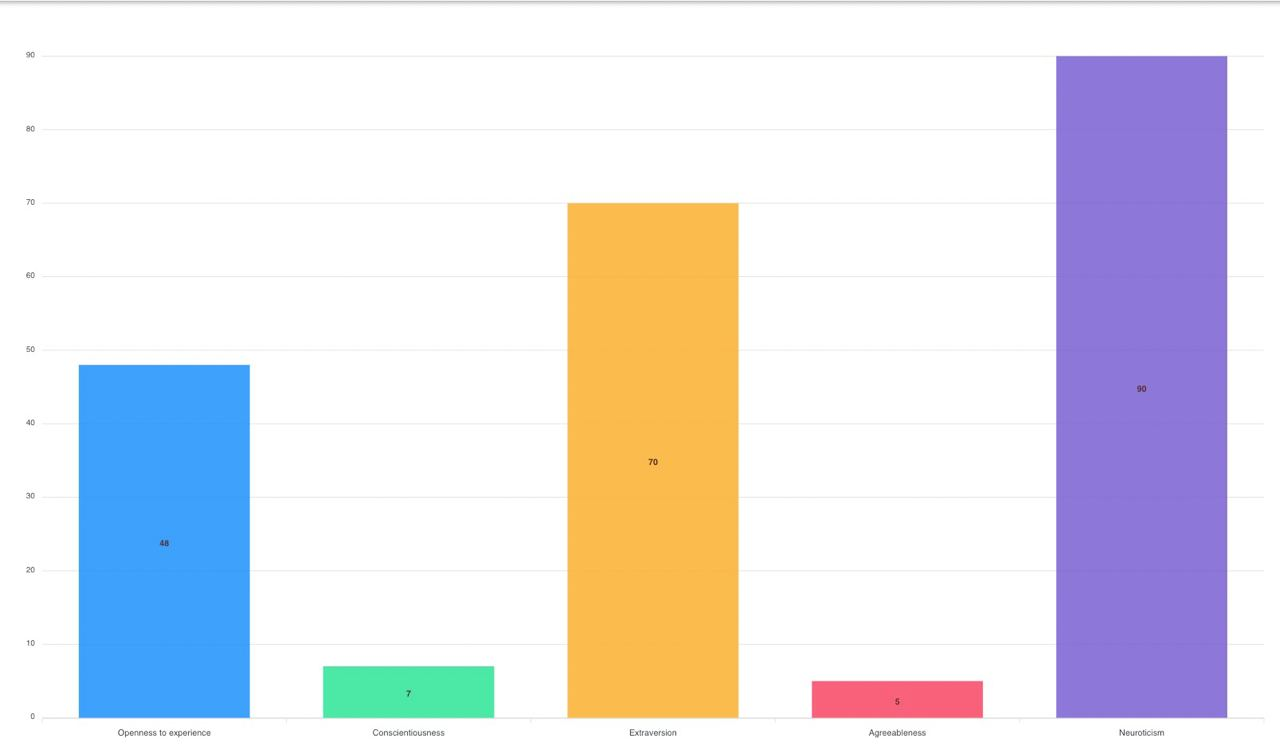
//> input picture source/2024-02-05 13.47.36.jpg, 1280 x 754 px
$ ./main   (built with g++ and OpenCV 4)
//> lines starting //> are read from the running program, lines starting //| are printed output that depends on the picture; after the words box and inside, x2 and y2 are one past the last pixel; in counts of white or black regions, pixels touching at a corner belong together
#include <opencv2/opencv.hpp>
#include <iostream>

const int SIZE = 10;

int main() {
    // Путь к файлу изображения; настройте его в соответствии с вашим окружением
    std::string imagePath = "source/2024-02-05 13.47.36.jpg";

    // Загрузка изображения
    cv::Mat image = cv::imread(imagePath, cv::IMREAD_COLOR);
//> image is the input picture: 754 rows x 1280 cols, CV_8UC3; mean B, G, R 231.6, 225, 226.7

    if(image.empty()) // Проверка на неудачную загрузку
    {
        std::cout << "Could not open or find the image" << std::endl;
        std::cin.get(); // Ожидание нажатия клавиши
        return -1;
    }

    // Переворачиваем изображение
    cv::Mat flippedImage;
    cv::flip(image, flippedImage, 0);
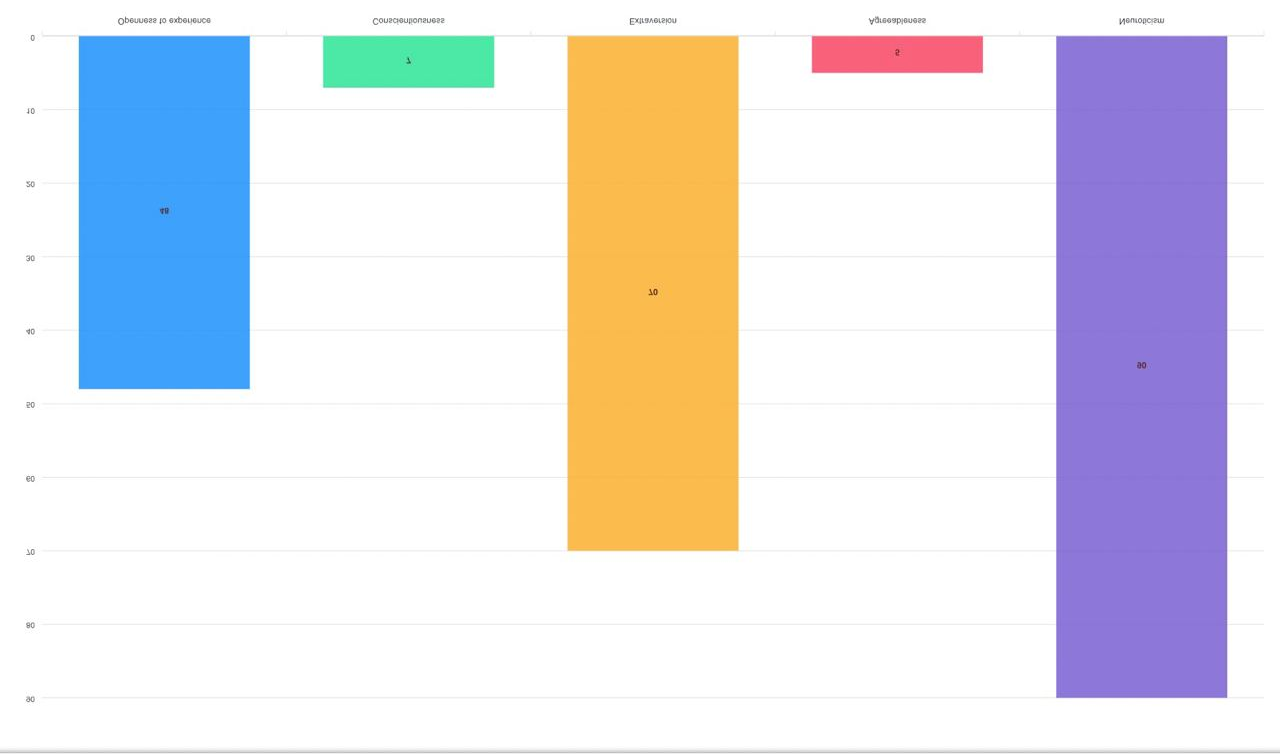
//> flippedImage: 754 rows x 1280 cols, CV_8UC3; mean B, G, R 231.6, 225, 226.7

    // Инвертируем цвета изображения
    cv::Mat invertedImage;
    cv::bitwise_not(flippedImage, invertedImage);
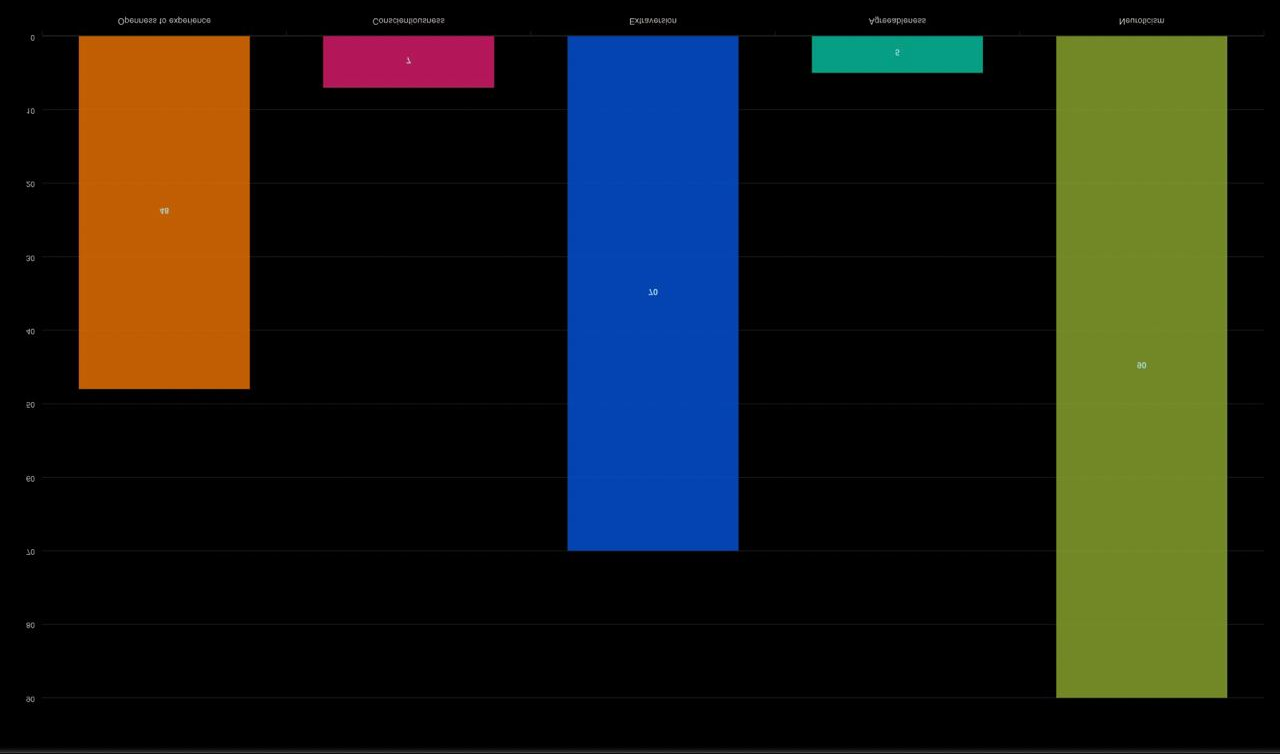
//> invertedImage: 754 rows x 1280 cols, CV_8UC3; mean B, G, R 23.4, 30, 28.3

    // Создание шахматной маски того же размера, что и изображение
    cv::Mat mask = cv::Mat::zeros(invertedImage.rows, invertedImage.cols, CV_8UC1);
    for(int y = 0; y < mask.rows; ++y) {
        for(int x = 0; x < mask.cols; ++x) {
            if((x / SIZE) % 2 == (y / SIZE) % 2) { // Изменение размера клетки можно настроить через делитель
                mask.at<uchar>(y, x) = 255;
            }
        }
    }
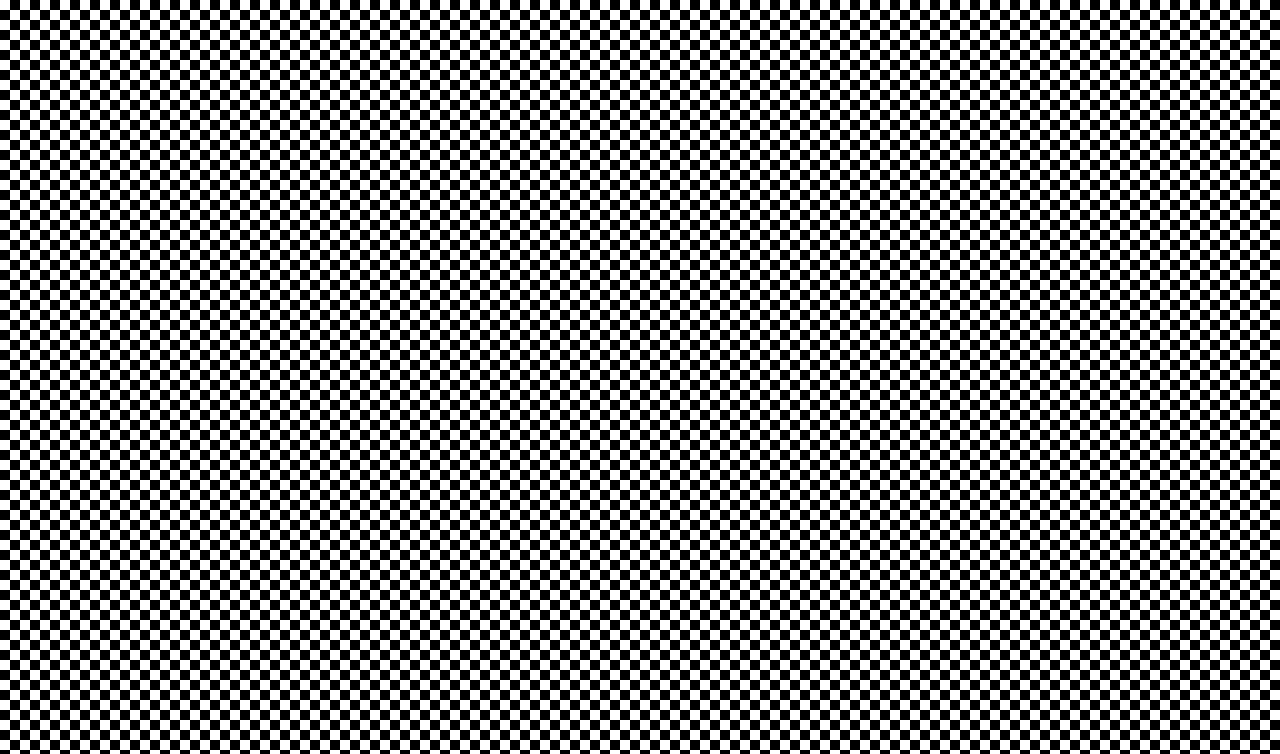
//> mask: 754 rows x 1280 cols, CV_8UC1; 50% white; 1 white region, box (x1, y1, x2, y2) and area: (0, 0, 1280, 754) 482560

    // Преобразуем маску из одного канала в три канала для соответствия изображению
    cv::Mat maskColor;
    cv::cvtColor(mask, maskColor, cv::COLOR_GRAY2BGR);

    // Применяем маску через побитовое И к инвертированному изображению
    cv::Mat result;
    cv::bitwise_and(invertedImage, maskColor, result);
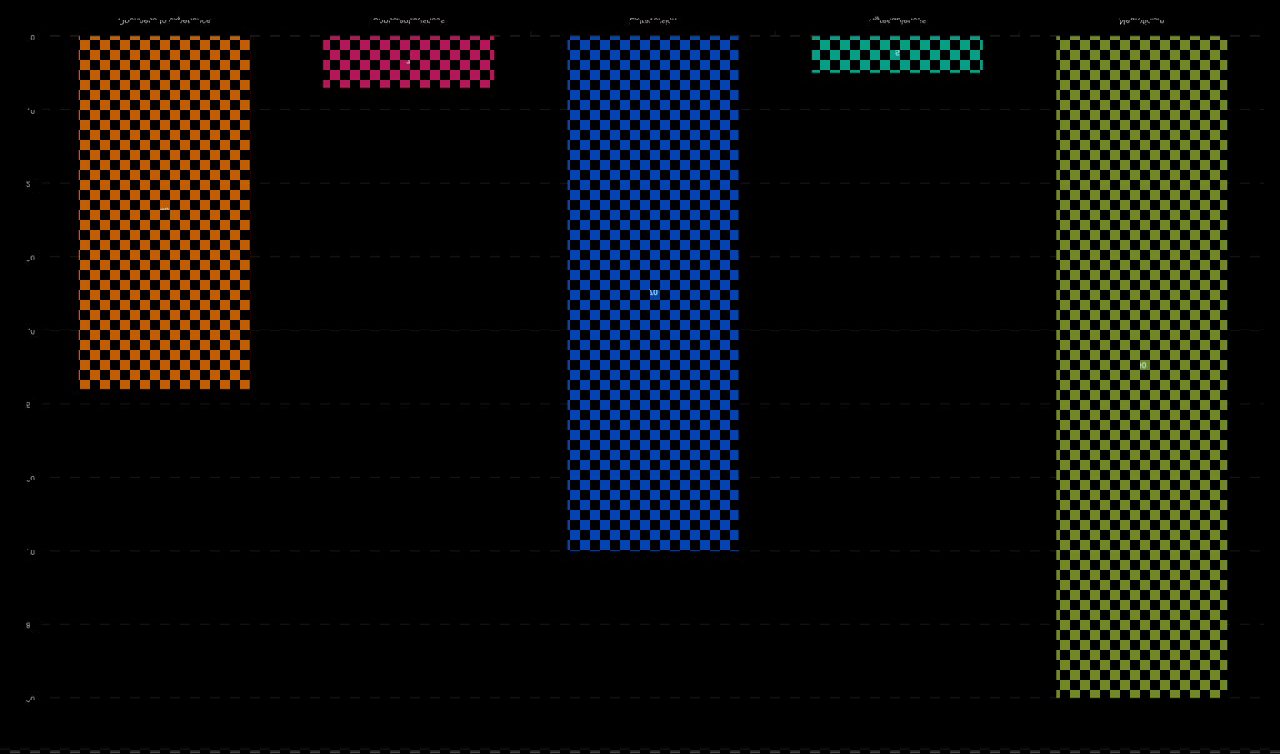
//> result: 754 rows x 1280 cols, CV_8UC3; mean B, G, R 11.7, 15, 14.1

    // Создаём окно для отображения
    cv::namedWindow("Chessboard Masked Image", cv::WINDOW_NORMAL);

    // Показываем результат в окне
    cv::imshow("Chessboard Masked Image", result);

    // Ожидание нажатия клавиши
    cv::waitKey(0);

    return 0;
}
